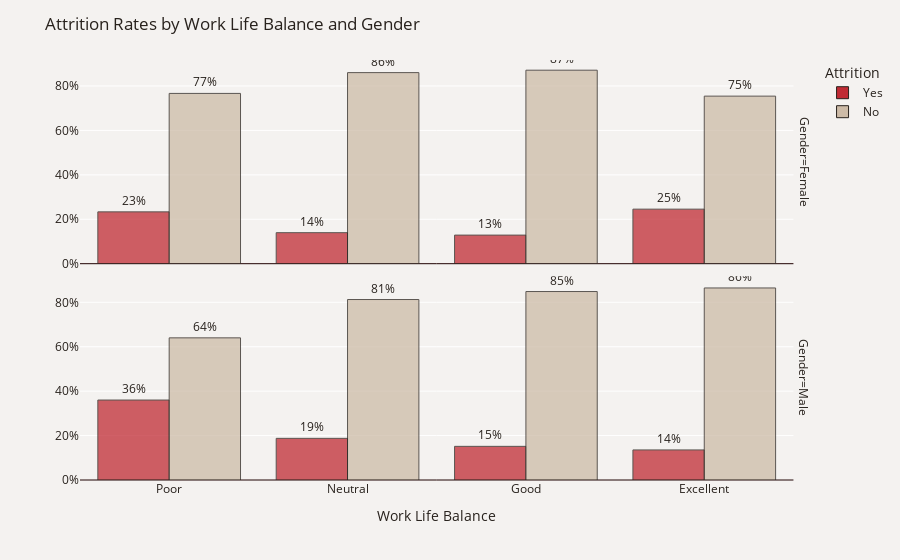

Write notebook code for a chart like this one.
### Markdown cell above
Women in Human Resources experienced the highest amount of turnover, with nearly 1 out of every 3 women in HR leaving the company. For men, the highest turnover occurred in the Sales department.

### Code cell
plot_df = data.groupby(['WorkLifeBalance','Gender'])['Attrition'].value_counts(normalize=True)
plot_df = plot_df.mul(100).rename('Percent').reset_index()
fig = px.bar(plot_df, x='WorkLifeBalance', y='Percent', color='Attrition',
             facet_row='Gender', text='Percent', opacity=0.75, barmode='group', 
             category_orders={'Attrition': ['Yes', 'No']},
             color_discrete_map={'Yes': '#C02B34','No': '#CDBBA7'})
fig.update_traces(texttemplate='%{text:.2s}%', textposition='outside', 
                  marker_line=dict(width=1, color='#28221D'))
fig.update_yaxes(title="",zeroline=True, zerolinewidth=1, zerolinecolor='#1F0202',ticksuffix = '%')
fig.update_layout(title_text='Attrition Rates by Work Life Balance and Gender',height=750,font_color='#28221D',
                  xaxis_title='Work Life Balance', paper_bgcolor='#F4F2F0', plot_bgcolor='#F4F2F0', 
                  xaxis = dict(tickmode = 'array', tickvals = [1, 2, 3, 4],
                               ticktext = ['Poor', 'Neutral', 'Good', 'Excellent']))
fig.show()

### Figure 1 — Plotly figure (JSON) as saved in the notebook; plotly's stock layout.template omitted (floating-point values rounded to 4 significant figures)
{"data": [{"alignmentgroup": "True", "hovertemplate": "Attrition=Yes<br>Gender=Female<br>WorkLifeBalance=%{x}<br>Percent=%{text}<extra></extra>", "legendgroup": "Yes", "marker": {"color": "#C02B34", "line": {"color": "#28221D", "width": 1}, "opacity": 0.75, "pattern": {"shape": ""}}, "name": "Yes", "offsetgroup": "Yes", "orientation": "v", "showlegend": true, "text": [23.33, 13.97, 12.88, 24.56], "textposition": "outside", "texttemplate": "%{text:.2s}%", "type": "bar", "x": [1, 2, 3, 4], "xaxis": "x2", "y": [23.33, 13.97, 12.88, 24.56], "yaxis": "y2"}, {"alignmentgroup": "True", "hovertemplate": "Attrition=Yes<br>Gender=Male<br>WorkLifeBalance=%{x}<br>Percent=%{text}<extra></extra>", "legendgroup": "Yes", "marker": {"color": "#C02B34", "line": {"color": "#28221D", "width": 1}, "opacity": 0.75, "pattern": {"shape": ""}}, "name": "Yes", "offsetgroup": "Yes", "orientation": "v", "showlegend": false, "text": [36, 18.75, 15.15, 13.54], "textposition": "outside", "texttemplate": "%{text:.2s}%", "type": "bar", "x": [1, 2, 3, 4], "xaxis": "x", "y": [36, 18.75, 15.15, 13.54], "yaxis": "y"}, {"alignmentgroup": "True", "hovertemplate": "Attrition=No<br>Gender=Female<br>WorkLifeBalance=%{x}<br>Percent=%{text}<extra></extra>", "legendgroup": "No", "marker": {"color": "#CDBBA7", "line": {"color": "#28221D", "width": 1}, "opacity": 0.75, "pattern": {"shape": ""}}, "name": "No", "offsetgroup": "No", "orientation": "v", "showlegend": true, "text": [76.67, 86.03, 87.12, 75.44], "textposition": "outside", "texttemplate": "%{text:.2s}%", "type": "bar", "x": [1, 2, 3, 4], "xaxis": "x2", "y": [76.67, 86.03, 87.12, 75.44], "yaxis": "y2"}, {"alignmentgroup": "True", "hovertemplate": "Attrition=No<br>Gender=Male<br>WorkLifeBalance=%{x}<br>Percent=%{text}<extra></extra>", "legendgroup": "No", "marker": {"color": "#CDBBA7", "line": {"color": "#28221D", "width": 1}, "opacity": 0.75, "pattern": {"shape": ""}}, "name": "No", "offsetgroup": "No", "orientation": "v", "showlegend": false, "text": [64, 81.25, 84.85, 86.46], "textposition": "outside", "texttemplate": "%{text:.2s}%", "type": "bar", "x": [1, 2, 3, 4], "xaxis": "x", "y": [64, 81.25, 84.85, 86.46], "yaxis": "y"}], "layout": {"annotations": [{"font": {}, "showarrow": false, "text": "Gender=Male", "textangle": 90, "x": 0.98, "xanchor": "left", "xref": "paper", "y": 0.2425, "yanchor": "middle", "yref": "paper"}, {"font": {}, "showarrow": false, "text": "Gender=Female", "textangle": 90, "x": 0.98, "xanchor": "left", "xref": "paper", "y": 0.7575, "yanchor": "middle", "yref": "paper"}], "barmode": "group", "font": {"color": "#28221D"}, "legend": {"title": {"text": "Attrition"}, "tracegroupgap": 0}, "margin": {"t": 60}, "paper_bgcolor": "#F4F2F0", "plot_bgcolor": "#F4F2F0", "title": {"text": "Attrition Rates by Work Life Balance and Gender"}, "xaxis": {"anchor": "y", "domain": [0, 0.98], "tickmode": "array", "ticktext": ["Poor", "Neutral", "Good", "Excellent"], "tickvals": [1, 2, 3, 4], "title": {"text": "Work Life Balance"}, "type": "linear", "range": [0.5, 4.5], "autorange": true}, "xaxis2": {"anchor": "y2", "domain": [0, 0.98], "matches": "x", "showticklabels": false, "type": "linear", "range": [0.5, 4.5], "autorange": true}, "yaxis": {"anchor": "x", "domain": [0, 0.485], "ticksuffix": "%", "title": {"text": ""}, "zeroline": true, "zerolinecolor": "#1F0202", "zerolinewidth": 1, "type": "linear", "range": [0, 91.71], "autorange": true}, "yaxis2": {"anchor": "x2", "domain": [0.515, 1], "matches": "y", "ticksuffix": "%", "title": {"text": ""}, "zeroline": true, "zerolinecolor": "#1F0202", "zerolinewidth": 1, "type": "linear", "range": [0, 91.71], "autorange": true}, "autosize": true}}
